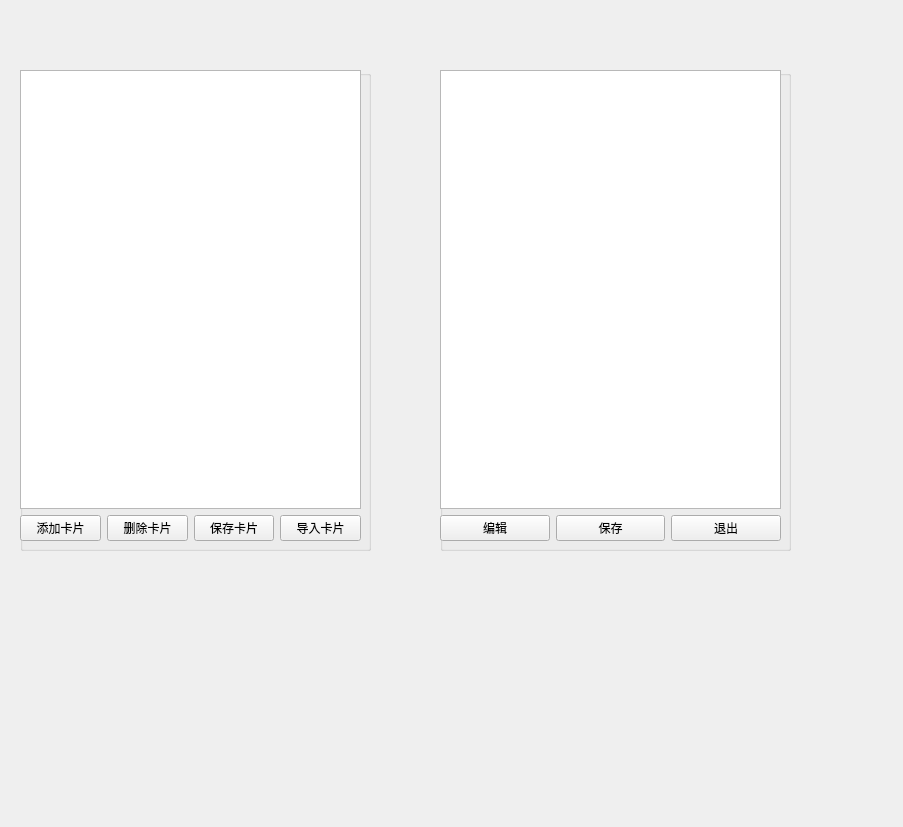
<?xml version="1.0" encoding="UTF-8"?>
<ui version="4.0">
 <class>Widget</class>
 <widget class="QWidget" name="Widget">
  <property name="geometry">
   <rect>
    <x>0</x>
    <y>0</y>
    <width>903</width>
    <height>827</height>
   </rect>
  </property>
  <property name="windowTitle">
   <string>Widget</string>
  </property>
  <widget class="QGroupBox" name="groupBox">
   <property name="geometry">
    <rect>
     <x>20</x>
     <y>70</y>
     <width>351</width>
     <height>481</height>
    </rect>
   </property>
   <property name="title">
    <string/>
   </property>
   <widget class="QWidget" name="">
    <property name="geometry">
     <rect>
      <x>0</x>
      <y>0</y>
      <width>341</width>
      <height>471</height>
     </rect>
    </property>
    <layout class="QVBoxLayout" name="verticalLayout">
     <item>
      <widget class="QListWidget" name="listWidget"/>
     </item>
     <item>
      <layout class="QHBoxLayout" name="horizontalLayout">
       <item>
        <widget class="QPushButton" name="addButton">
         <property name="text">
          <string>添加卡片</string>
         </property>
        </widget>
       </item>
       <item>
        <widget class="QPushButton" name="deleteButton">
         <property name="text">
          <string>删除卡片</string>
         </property>
        </widget>
       </item>
       <item>
        <widget class="QPushButton" name="pushButton">
         <property name="text">
          <string>保存卡片</string>
         </property>
        </widget>
       </item>
       <item>
        <widget class="QPushButton" name="pushButton_2">
         <property name="text">
          <string>导入卡片</string>
         </property>
        </widget>
       </item>
      </layout>
     </item>
    </layout>
   </widget>
  </widget>
  <widget class="QGroupBox" name="groupBox_2">
   <property name="geometry">
    <rect>
     <x>440</x>
     <y>70</y>
     <width>351</width>
     <height>481</height>
    </rect>
   </property>
   <property name="title">
    <string/>
   </property>
   <widget class="QWidget" name="layoutWidget">
    <property name="geometry">
     <rect>
      <x>0</x>
      <y>0</y>
      <width>341</width>
      <height>471</height>
     </rect>
    </property>
    <layout class="QVBoxLayout" name="verticalLayout_2">
     <item>
      <widget class="QPlainTextEdit" name="plainTextEdit"/>
     </item>
     <item>
      <layout class="QHBoxLayout" name="horizontalLayout_2">
       <item>
        <widget class="QPushButton" name="edictButton">
         <property name="text">
          <string>编辑</string>
         </property>
        </widget>
       </item>
       <item>
        <widget class="QPushButton" name="saveButton">
         <property name="text">
          <string>保存</string>
         </property>
        </widget>
       </item>
       <item>
        <widget class="QPushButton" name="exitButton">
         <property name="text">
          <string>退出</string>
         </property>
        </widget>
       </item>
      </layout>
     </item>
    </layout>
   </widget>
  </widget>
  <zorder>groupBox_2</zorder>
  <zorder>groupBox</zorder>
 </widget>
 <resources/>
 <connections/>
</ui>
